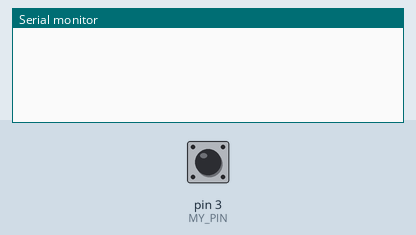
Simulated run of this sketch. Board: Arduino Uno, built with avr-gcc and run on an emulated ATmega328P. Parts: the last lines printed to the serial monitor. Inputs (shaded band) come from the test bench; at power-on: pin 3 (MY_PIN) HIGH.

Above: at 1.2 s.
1.3 s: pin 3 (MY_PIN) pulsed LOW 2 times (0.12 s each, 0.3 s apart)
At 2.4 s:
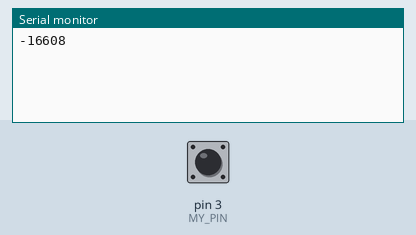
3.4 s: pin 3 (MY_PIN) pulled LOW for 0.15 s
At 3.8 s:
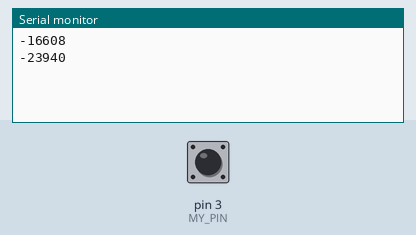
5.0 s: pin 3 (MY_PIN) pulled LOW for 1 s
At 6.2 s:
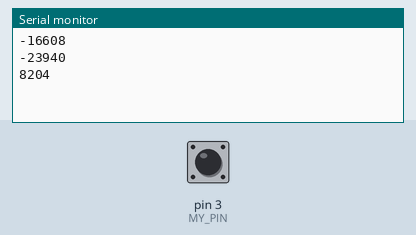
7.5 s: pin 3 (MY_PIN) pulled LOW for 0.15 s
At 8.1 s:
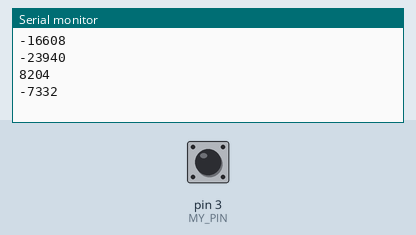
Timing chart, 0 to 10.1 s (numbered marks = the images above; inputs shaded):
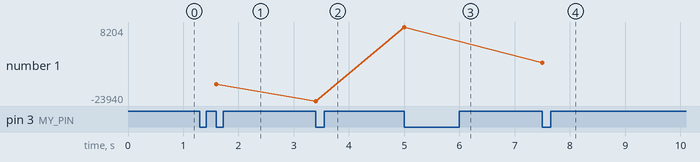

Measured:
- after the input at 1.3 s, the serial monitor: prints a new line after 0.30 s (image 1)
- after the input at 3.4 s, the serial monitor: prints a new line at once (image 2)
- after the input at 5.0 s, the serial monitor: prints a new line at once (image 3)
- after the input at 7.5 s, the serial monitor: prints a new line at once (image 4)
- plotted number 1: -16608 → -23940 after the input at 3.4 s, -23940 → 8204 after the input at 5.0 s, 8204 → -7332 after the input at 7.5 s

The sketch:

pwm_with_library.ino
```cpp
#include <PinChangeInt.h>
#include <Servo.h>

#define MY_PIN 3 // we could choose any pin

volatile int pwm_value = 0;
volatile int prev_time = 0;
uint8_t latest_interrupted_pin;

// Servo Objects for PWM Signal Generation
Servo rudder;
Servo elevator;

void rising()
{
  latest_interrupted_pin = PCintPort::arduinoPin;
  PCintPort::attachInterrupt(latest_interrupted_pin, &falling, FALLING);
  prev_time = micros();
}

void falling() {
  latest_interrupted_pin = PCintPort::arduinoPin;
  PCintPort::attachInterrupt(latest_interrupted_pin, &rising, RISING);
  pwm_value = micros() - prev_time;
  Serial.println(pwm_value);
}

void setup() {
  pinMode(MY_PIN, INPUT); digitalWrite(MY_PIN, HIGH);
  Serial.begin(9600);
  PCintPort::attachInterrupt(MY_PIN, &rising, RISING);
  // rudder.attach(A1);     // PWM Rudder Output. Pin A1
  // elevator.attach(A2);   // PWM Elevator Output. Pin A2

  //  pinMode(4, OUTPUT);    // Sets digital pin 4 as Signal Select switch output signal
}

void loop() {
  //  rudder.writeMicroseconds(1000);
  //elevator.writeMicroseconds(1500); // Set servo to mid-point


  //digitalWrite(4, LOW); // Signal select LOW = ARDUINO PWM Input; HIGH = ONBOARD RECEIVER PWM Input
}
```
